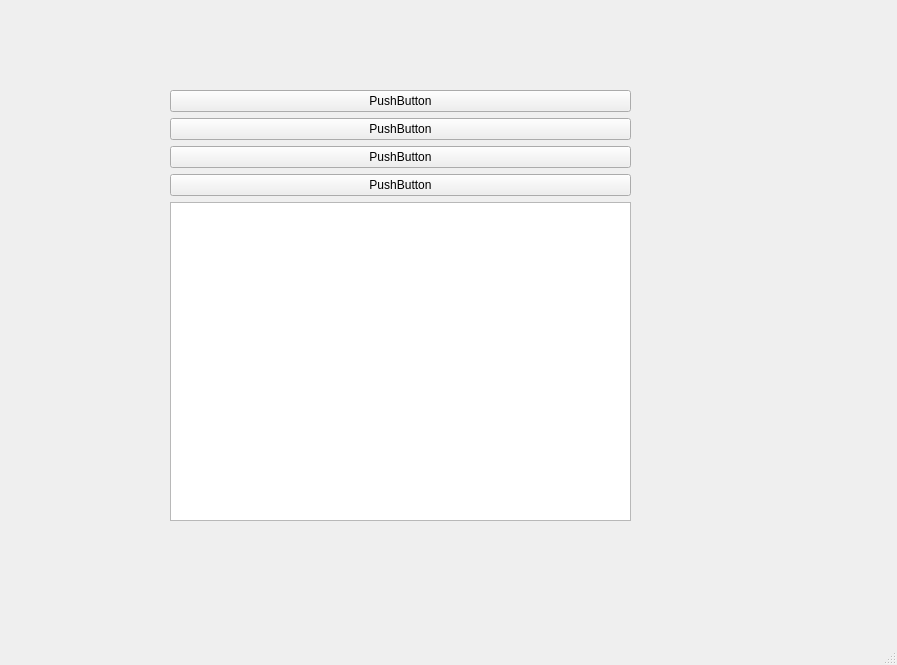
<?xml version="1.0" encoding="UTF-8"?>
<ui version="4.0">
 <class>MainWindow</class>
 <widget class="QMainWindow" name="MainWindow">
  <property name="geometry">
   <rect>
    <x>0</x>
    <y>0</y>
    <width>897</width>
    <height>665</height>
   </rect>
  </property>
  <property name="windowTitle">
   <string>MainWindow</string>
  </property>
  <widget class="QWidget" name="centralwidget">
   <widget class="QWidget" name="gridLayoutWidget">
    <property name="geometry">
     <rect>
      <x>170</x>
      <y>90</y>
      <width>461</width>
      <height>431</height>
     </rect>
    </property>
    <layout class="QGridLayout" name="boxLayout">
     <item row="2" column="0">
      <widget class="QPushButton" name="pushButton_3">
       <property name="text">
        <string>PushButton</string>
       </property>
      </widget>
     </item>
     <item row="0" column="0">
      <widget class="QPushButton" name="saveButton">
       <property name="text">
        <string>PushButton</string>
       </property>
      </widget>
     </item>
     <item row="4" column="0">
      <widget class="QTextEdit" name="textEdit"/>
     </item>
     <item row="1" column="0">
      <widget class="QPushButton" name="pushButton_2">
       <property name="text">
        <string>PushButton</string>
       </property>
      </widget>
     </item>
     <item row="3" column="0">
      <widget class="QPushButton" name="pushButton_4">
       <property name="text">
        <string>PushButton</string>
       </property>
      </widget>
     </item>
    </layout>
   </widget>
  </widget>
  <widget class="QMenuBar" name="menubar">
   <property name="geometry">
    <rect>
     <x>0</x>
     <y>0</y>
     <width>897</width>
     <height>21</height>
    </rect>
   </property>
  </widget>
  <widget class="QStatusBar" name="statusbar"/>
 </widget>
 <resources/>
 <connections/>
</ui>
